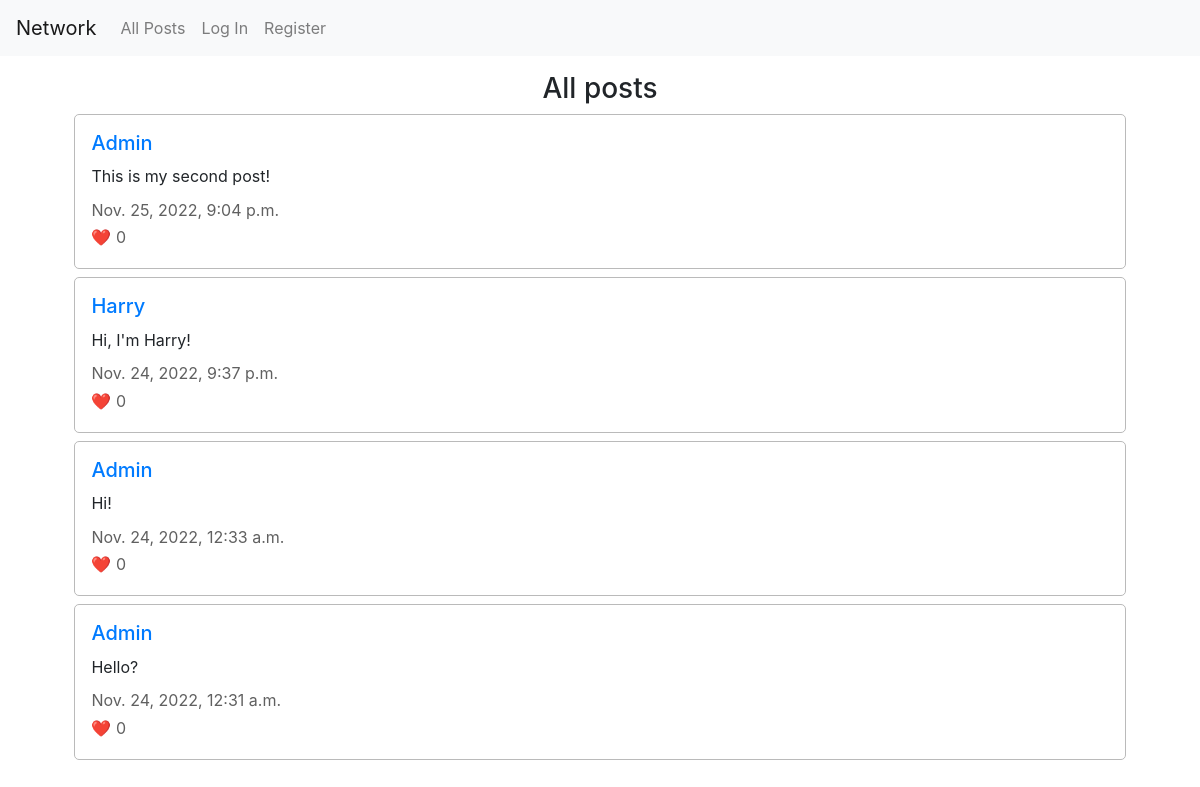
/, run on an earlier commit of the app's database.
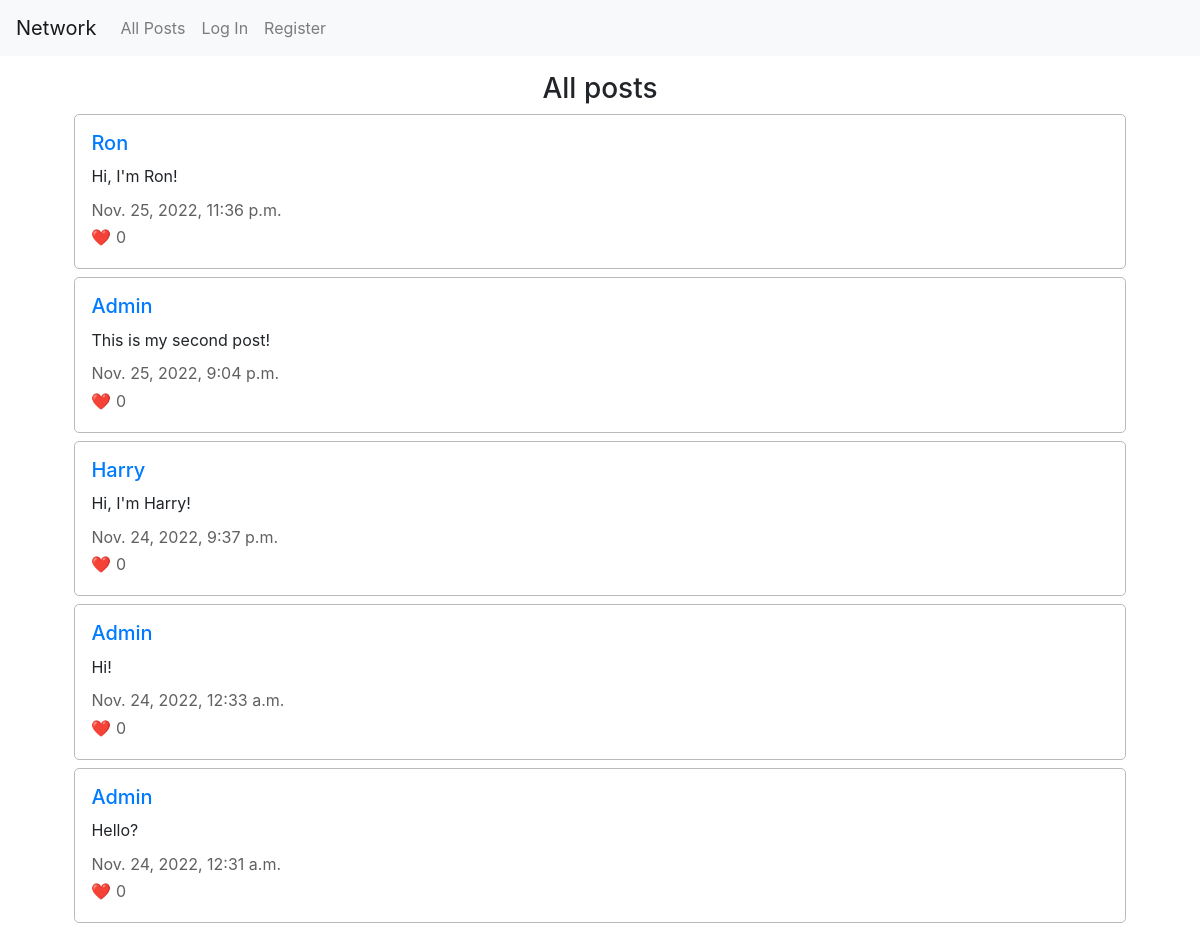
And on a later commit of the database.
### network/models.py (models this page shows, shortened)
class Post(models.Model):
    user = models.ForeignKey("User", on_delete=models.CASCADE, related_name ="posts")
    content = models.TextField(max_length=255)
    timestamp = models.DateTimeField(auto_now_add=True)
    likes = models.ManyToManyField("User", blank=True, related_name="liked")

class User(AbstractUser):
    pass

### network/views.py (the view)
# urls.py: path("", views.index, name="index"),
def index(request):
    posts = Post.objects.all().order_by('timestamp').reverse()
    return render(request, "network/index.html", {
        "posts": posts,
    })

### network/templates/network/index.html (shortened to what this page needs)
{% extends "network/layout.html" %}
{% load static %}
{% block body %}
    <div class="all-posts">
        <h3>All posts</h3>
        {% for post in posts %}
            <div class="section">
                <h5><a href="{% url 'user' post.user %}">{{ post.user }}</a></h5>
                <p class="post-content">{{ post.content }}</p>
                <p class="grey">{{ post.timestamp }}</p>
                <p class="grey">&#10084;&#65039; {{ post.likes.all.count }}</p>
            </div>
        {% endfor %}
    </div>
{% endblock %}

What changed in the data, as far as the page shows it:
added Post: user "Ron", content "Hi, I'm Ron!", timestamp "Nov. 25, 2022, 11:36 p.m.", likes.all.count "0"
